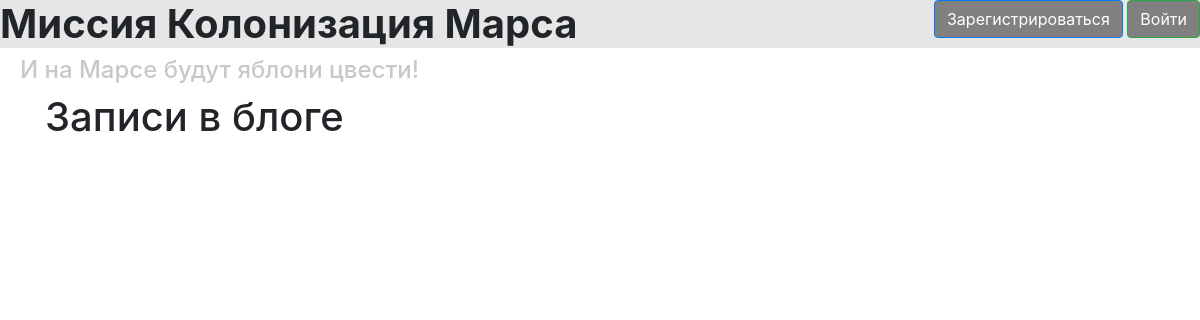
The app's page /index, older data.
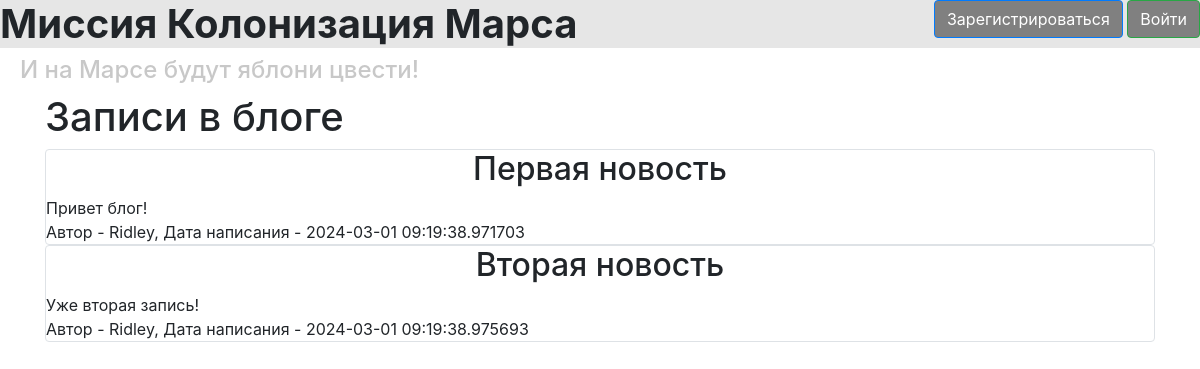
The same page, newer data.
### data/news.py (models this page shows)
class News(SqlAlchemyBase):
    __tablename__ = 'news'
    id = sqlalchemy.Column(sqlalchemy.Integer,
                           primary_key=True, autoincrement=True)
    title = sqlalchemy.Column(sqlalchemy.String, nullable=True)
    content = sqlalchemy.Column(sqlalchemy.String, nullable=True)
    created_date = sqlalchemy.Column(sqlalchemy.DateTime,
                                     default=datetime.datetime.now)
    is_private = sqlalchemy.Column(sqlalchemy.Boolean, default=True)
    user_id = sqlalchemy.Column(sqlalchemy.Integer,
                                sqlalchemy.ForeignKey("users.id"))
    user = orm.relationship('User')

### data/users.py (models this page shows, shortened)
class User(SqlAlchemyBase, UserMixin):
    __tablename__ = 'users'
    id = sqlalchemy.Column(sqlalchemy.Integer, primary_key=True, autoincrement=True)
    surname = sqlalchemy.Column(sqlalchemy.String, nullable=True)
    name = sqlalchemy.Column(sqlalchemy.String, nullable=True)
    age = sqlalchemy.Column(sqlalchemy.Integer, nullable=True)
    position = sqlalchemy.Column(sqlalchemy.String, nullable=True)
    speciality = sqlalchemy.Column(sqlalchemy.String, nullable=True)
    address = sqlalchemy.Column(sqlalchemy.String, nullable=True)
    email = sqlalchemy.Column(sqlalchemy.String, index=True, unique=True, nullable=True)
    hashed_password = sqlalchemy.Column(sqlalchemy.String, nullable=True)
    modified_date = sqlalchemy.Column(sqlalchemy.DateTime, default=datetime.datetime.now)
    news = orm.relationship("News", back_populates='user')

### main.py (the view)
@app.route('/index')
def index():
    if current_user.is_authenticated:
        news = db_sess.query(News).filter(
            (News.user == current_user) | (News.is_private != True))
    else:
        news = db_sess.query(News).filter(News.is_private != True)
    return render_template("index.html", news=news)

### templates/index.html (shortened to what this page needs)
{% extends "base.html" %}
{% block content %}
<h1>Записи в блоге</h1>
{% for item in news%}
<div class="col-md6 border rounded">
    <h2>{{item.title}}</h2>
    <div>
        {{item.content}}
    </div>
    <div>
        Автор - {{item.user.name}}, Дата написания - {{item.created_date}}
    </div>
</div>
{% endfor %}
{% endblock %}

Row changes from the older to the newer data that the page shows:
added News: title "Первая новость", content "Привет блог!", user.name "Ridley", created_date "2024-03-01 09:19:38.971703"
added News: title "Вторая новость", content "Уже вторая запись!", user.name "Ridley", created_date "2024-03-01 09:19:38.975693"
